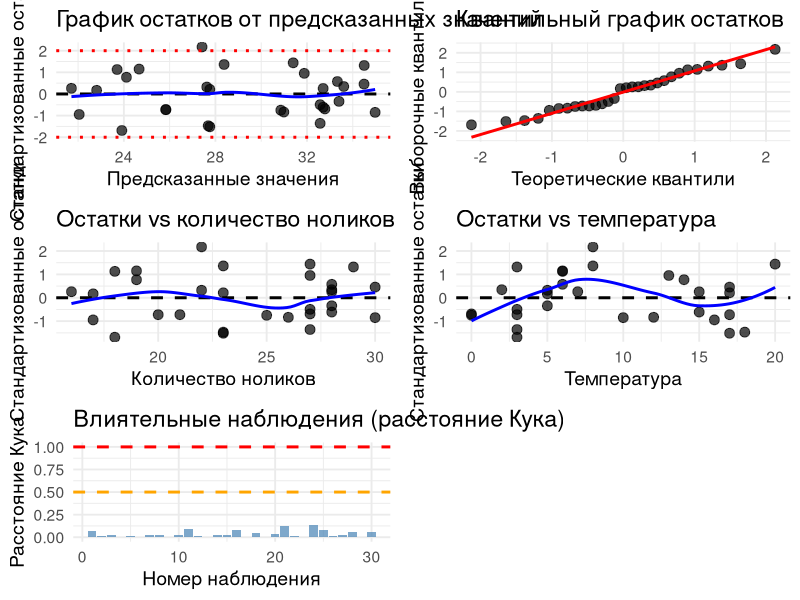
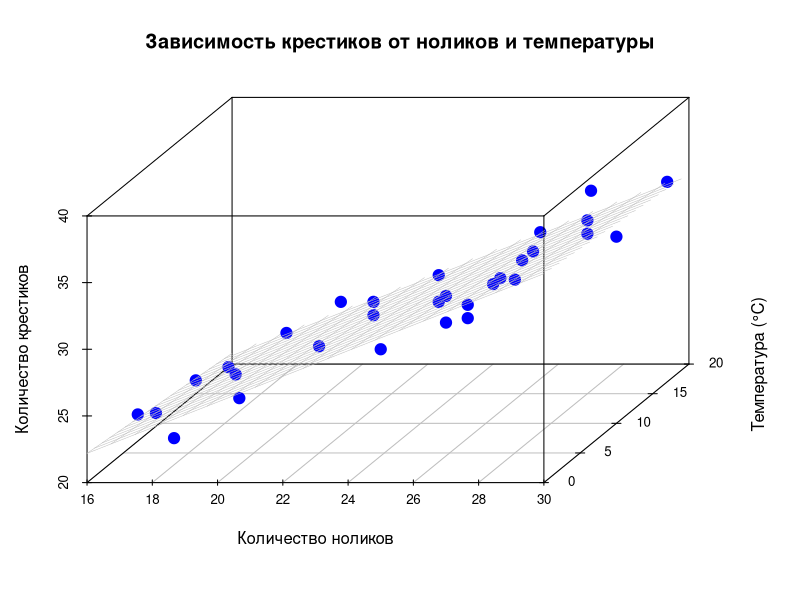
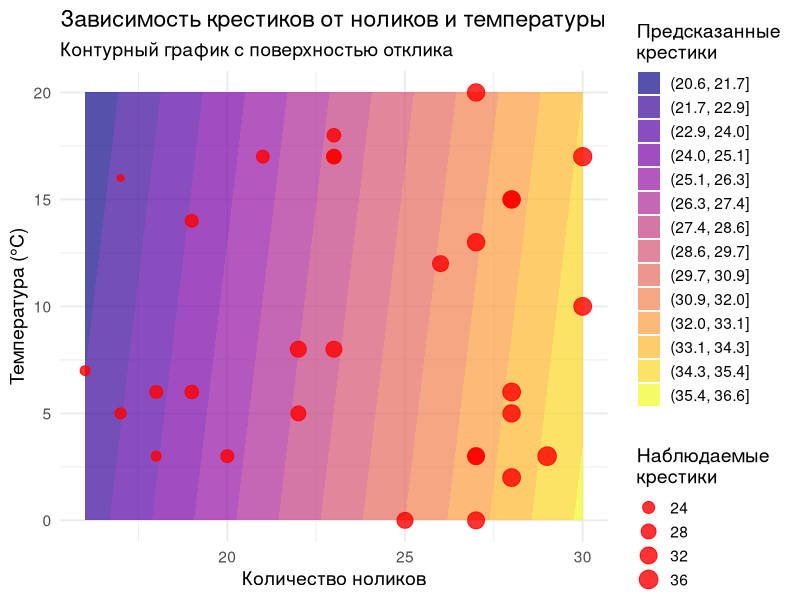
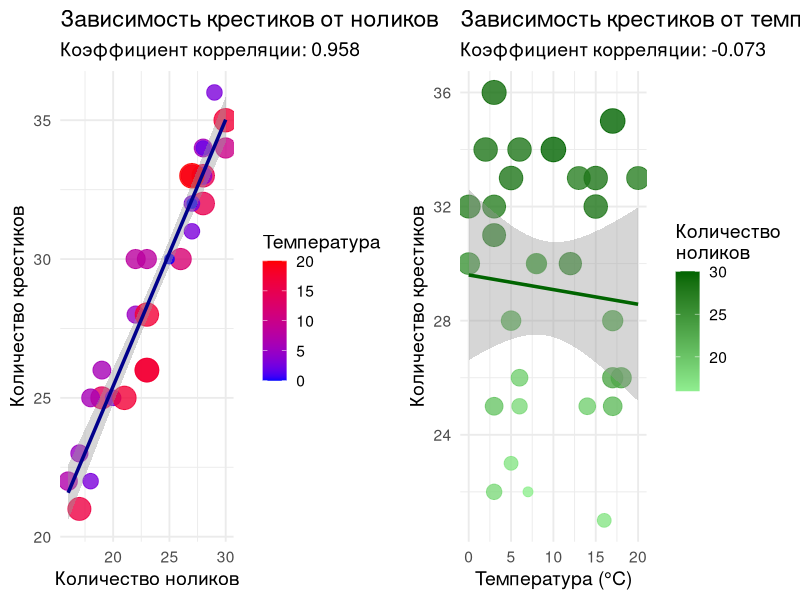
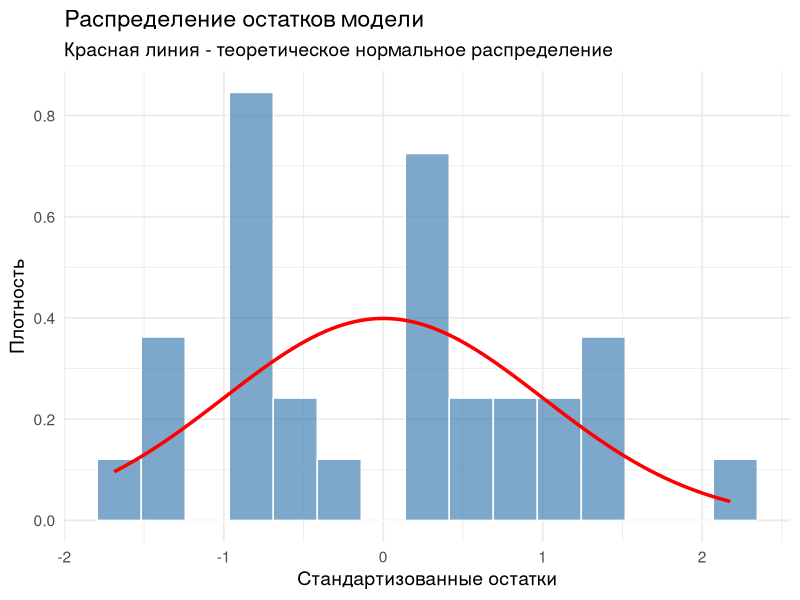

Source code (R) for these figures, in order:
# === ШАГ 1: ОБРАБОТКА ДАННЫХ ===
# Создаем функцию для подсчета крестиков (x) и ноликов (0)
count_symbols <- function(string) {
  x_count <- nchar(gsub("[^x]", "", string))
  zero_count <- nchar(gsub("[^0]", "", string))
  return(c(x_count, zero_count))
}

# Температуры для 30 дней
temperatures <- c(8, 15, 14, 3, 12, 5, 0, 13, 7, 10, 18, 3, 5, 0, 8,
                  17, 15, 6, 5, 6, 20, 6, 2, 3, 3, 17, 17, 16, 17, 3)

# Строки наблюдений (крестики и нолики)
observations <- c(
  "xxxxx0xxxx0x00x000000xx0000xx0xxxxx0x0xx0xx0x0xxxx00",
  "x0x0x0xx000xxxx0x00x000xxx0x0xxx0x0x00x0x0x00x00xxxx0xx0xx00",
  "x00x0xxxxxxx00x0x0x00xxxxx0x00x00xxxx00000xx",
  "x0x00xxxxx000000xx0x0x0000xxxxx0x0x0x00xxx00xx0xx0xxxxx0x00",
  "00xxxx000xxxx0x00000x0000x0xxx0x0xxx0xxx0xxx0xxxxx000x00",
  "xx000xxxxx0000x0x0xxxx0xx0xxx0xx0000xxx0",
  "x0x0000x00xx00x0x0x0xx0xxx0xxx0x0xx000xxxxxx0xx000x0xxxx000",
  "0000xxxx00x00x000x000x0xxx0x00xxxxx00xxxxxxxxxxxx000x00xx0x0",
  "xx00xxx0xxx0x00x0xxxx0000x0xx0xxxx00x0",
  "0xxx0x00xxx00xxx0xx0xx0x0xxx0x0xx0x0xx0000000xx000xxx00x0x0x00xx",
  "xx000000x000xxxxxx0000xx0x00xx0xxxx0xxx0x00xxxx00",
  "0x000xx00xxxx0xxx0xx00xxxx0x000xxx000xx0x0x0x",
  "xx00x000x0xxxx0xx0x00000xx0xxxxx00xx0xxx0x000x0xxx",
  "000x0x0xxx0x0xx0x0x0000xx0xxx0xxx0x000x0xx00xx00xxxxx0x",
  "x00xxx0xx00x0xxxx0xx0xxx0000xx0x0xx0x00x0xx00xx00xxx0",
  "0x0x0xxxx0xx0x00000xx00x000x0x0xx00x0xxxxxx0xx00x",
  "xxx0xx0xxxx000xx0x0x0x0x000x00xx0xx0000x0x0xxxxx000xx0xx000xx",
  "00xxxx00xxxxx0xxxx00x000xx00x00xx00xx0xxxx0",
  "xxxx00x00x000xx0xxxxx0xxxx0xx0x0x000xx00x0xxx0xx0x0000x0xx000",
  "xxx00xxx00xxxx0xx0xx0xxx0xx000x00xxxx00x00x00",
  "x0x0x00x000xxxx0000xxxx0x0xx0x0x00xxx0xx00xx00xxx0xx0xxx00x0",
  "xxx0x0xxxxx00xxx00x00xxx0xx000x0xx0x00x0x00000x0xxx00xxxx0xx00",
  "xxx000x0xxxxx0xx0xx00x00000xxxxx0x000x0xxxx0xxx0000x0000xxx0xx",
  "x0xx0x0x0xxx0xx000xxxxx0x00xxxx00x000x00",
  "xx00x00xxx0xx0x0xx0x0000xxx00xx0xx0000xx0xx00xx0xxxxxxxx000x00x0x",
  "0x0xxx0x0000xxx0xxxxx00x0xx0x0000000xx0x00xxx0xx000xxxx000xxxxx0x",
  "x0x0xxxx00x000000000x0xx00xxx0x0xxx0xxxxx00xxx",
  "0xxxxx0xxx0x000x0xxx00xx000xxxx0x000x0",
  "xxxx0x0x0000xx0xx000xxxxxx0x0xx00xx0000x0xx00xx0xx0",
  "0xxx000x0xxxx00xxxx00xx000x000xx0xx000xx0x0xxxx0000x0x0xxx"
)

# Подсчитываем количество крестиков и ноликов для каждого дня
counts <- t(sapply(observations, count_symbols))

# Создаем датафрейм
migration_data <- data.frame(
  Day = 1:30,
  Temperature = temperatures,
  X_count = counts[, 1],  # Количество крестиков
  Zero_count = counts[, 2]  # Количество ноликов
)

# Добавляем общее количество особей
migration_data$Total <- migration_data$X_count + migration_data$Zero_count

# Просмотр первых строк данных
cat("Первые 6 строк данных:\n")
print(head(migration_data))

# === ШАГ 2: ПОСТРОЕНИЕ ЛИНЕЙНОЙ МОДЕЛИ ===
library(ggplot2)

# Модель: зависимость количества крестиков от ноликов и температуры
model <- lm(X_count ~ Zero_count + Temperature, data = migration_data)

# Вывод результатов модели
cat("\n=== РЕЗУЛЬТАТЫ ЛИНЕЙНОЙ МОДЕЛИ ===\n")
print(summary(model))

# Уравнение модели
cat("\nУравнение модели:\n")
cat("X_count =", round(coef(model)[1], 2), 
    "+", round(coef(model)[2], 2), "* Zero_count",
    ifelse(coef(model)[3] >= 0, "+", ""), round(coef(model)[3], 2), "* Temperature\n")

# Проверка на мультиколлинеарность
library(car)
vif_values <- vif(model)
cat("\nКоэффициенты инфляции дисперсии (VIF):\n")
print(vif_values)

# === ШАГ 3: ДИАГНОСТИКА МОДЕЛИ ===
cat("\n=== ДИАГНОСТИКА МОДЕЛИ ===\n")

# Создаем датафрейм для диагностики
diagnostic_df <- fortify(model)

# 1. График остатков от предсказанных значений
p1 <- ggplot(diagnostic_df, aes(x = .fitted, y = .stdresid)) +
  geom_point(size = 3, alpha = 0.7) +
  geom_hline(yintercept = 0, linetype = "dashed", size = 1) +
  geom_hline(yintercept = c(-2, 2), linetype = "dotted", color = "red", size = 1) +
  geom_smooth(method = "loess", color = "blue", se = FALSE) +
  labs(x = "Предсказанные значения", y = "Стандартизованные остатки",
       title = "График остатков от предсказанных значений") +
  theme_minimal(base_size = 14)

# 2. Квантильный график для проверки нормальности
p2 <- ggplot(diagnostic_df, aes(sample = .stdresid)) +
  stat_qq(size = 3, alpha = 0.7) + 
  stat_qq_line(color = "red", size = 1) +
  labs(title = "Квантильный график остатков",
       x = "Теоретические квантили", y = "Выборочные квантили") +
  theme_minimal(base_size = 14)

# 3. График остатков от количества ноликов
p3 <- ggplot(diagnostic_df, aes(x = migration_data$Zero_count, y = .stdresid)) +
  geom_point(size = 3, alpha = 0.7) +
  geom_hline(yintercept = 0, linetype = "dashed", size = 1) +
  geom_smooth(method = "loess", color = "blue", se = FALSE) +
  labs(x = "Количество ноликов", y = "Стандартизованные остатки",
       title = "Остатки vs количество ноликов") +
  theme_minimal(base_size = 14)

# 4. График остатков от температуры
p4 <- ggplot(diagnostic_df, aes(x = migration_data$Temperature, y = .stdresid)) +
  geom_point(size = 3, alpha = 0.7) +
  geom_hline(yintercept = 0, linetype = "dashed", size = 1) +
  geom_smooth(method = "loess", color = "blue", se = FALSE) +
  labs(x = "Температура", y = "Стандартизованные остатки",
       title = "Остатки vs температура") +
  theme_minimal(base_size = 14)

# 5. Расстояние Кука для выявления влиятельных наблюдений
p5 <- ggplot(diagnostic_df, aes(x = seq_along(.cooksd), y = .cooksd)) +
  geom_bar(stat = "identity", fill = "steelblue", alpha = 0.7) +
  geom_hline(yintercept = 0.5, linetype = "dashed", color = "orange", size = 1) +
  geom_hline(yintercept = 1, linetype = "dashed", color = "red", size = 1) +
  labs(x = "Номер наблюдения", y = "Расстояние Кука",
       title = "Влиятельные наблюдения (расстояние Кука)") +
  theme_minimal(base_size = 14)

# Выводим все графики диагностики
library(gridExtra)
grid.arrange(p1, p2, p3, p4, p5, ncol = 2)

# Формальные тесты
cat("\nФормальные тесты:\n")

# Тест Шапиро-Уилка на нормальность остатков
shapiro_test <- shapiro.test(diagnostic_df$.stdresid)
cat("Тест Шапиро-Уилка на нормальность остатков: W =", 
    round(shapiro_test$statistic, 4), "p =", 
    format.pval(shapiro_test$p.value, digits = 3), "\n")

# Визуальная проверка гомоскедастичности через график остатков
cat("Визуальная проверка гомоскедастичности: см. график остатков от предсказанных значений\n")

# Проверка на автокорреляцию (упрощенная)
# График автокорреляционной функции остатков
acf_residuals <- acf(diagnostic_df$.resid, plot = FALSE)
cat("\nПроверка автокорреляции (ACF):\n")
cat("Лаг 1 ACF:", round(acf_residuals$acf[2], 4), "\n")
cat("Пороговое значение для значимой автокорреляции: ±", round(2/sqrt(nrow(diagnostic_df)), 3), "\n")

# === ШАГ 4: ВИЗУАЛИЗАЦИЯ ЗАВИСИМОСТИ ===
cat("\n=== ВИЗУАЛИЗАЦИЯ ЗАВИСИМОСТИ ===\n")

# 1. Трехмерный график с поверхностью регрессии
library(scatterplot3d)

# Создаем сетку значений для предикторов
zero_range <- seq(min(migration_data$Zero_count), 
                  max(migration_data$Zero_count), length.out = 20)
temp_range <- seq(min(migration_data$Temperature), 
                  max(migration_data$Temperature), length.out = 20)
grid <- expand.grid(Zero_count = zero_range, Temperature = temp_range)
grid$X_pred <- predict(model, newdata = grid)

# Преобразуем для 3D графика
zero_mat <- matrix(grid$Zero_count, nrow = 20)
temp_mat <- matrix(grid$Temperature, nrow = 20)
x_pred_mat <- matrix(grid$X_pred, nrow = 20)

# Создаем 3D график
par(mar = c(5, 4, 4, 2) + 0.1)
s3d <- scatterplot3d(migration_data$Zero_count, migration_data$Temperature, 
                     migration_data$X_count,
                     pch = 19, color = "blue", cex.symbols = 1.5,
                     xlab = "Количество ноликов",
                     ylab = "Температура (°C)",
                     zlab = "Количество крестиков",
                     main = "Зависимость крестиков от ноликов и температуры")

# Добавляем поверхность регрессии
for (i in 1:19) {
  for (j in 1:19) {
    s3d$points3d(c(zero_mat[i, j], zero_mat[i+1, j]), 
                 c(temp_mat[i, j], temp_mat[i+1, j]), 
                 c(x_pred_mat[i, j], x_pred_mat[i+1, j]), 
                 type = "l", col = "gray", lwd = 0.5)
    s3d$points3d(c(zero_mat[i, j], zero_mat[i, j+1]), 
                 c(temp_mat[i, j], temp_mat[i, j+1]), 
                 c(x_pred_mat[i, j], x_pred_mat[i, j+1]), 
                 type = "l", col = "gray", lwd = 0.5)
  }
}

# 2. Контурный график
library(viridis)
p_contour <- ggplot(grid, aes(x = Zero_count, y = Temperature, z = X_pred)) +
  geom_contour_filled(bins = 15, alpha = 0.7) +
  geom_point(data = migration_data, aes(x = Zero_count, y = Temperature, z = NULL, 
                                        size = X_count), 
             color = "red", alpha = 0.8) +
  scale_fill_viridis_d(option = "plasma", name = "Предсказанные\nкрестики") +
  scale_size_continuous(name = "Наблюдаемые\nкрестики", range = c(2, 6)) +
  labs(x = "Количество ноликов", y = "Температура (°C)",
       title = "Зависимость крестиков от ноликов и температуры",
       subtitle = "Контурный график с поверхностью отклика") +
  theme_minimal(base_size = 14) +
  theme(legend.position = "right")

print(p_contour)

# 3. Раздельные графики
# График зависимости от ноликов
p_noliki <- ggplot(migration_data, aes(x = Zero_count, y = X_count)) +
  geom_point(aes(color = Temperature, size = Temperature), alpha = 0.8) +
  geom_smooth(method = "lm", color = "darkblue", se = TRUE, size = 1.2) +
  scale_color_gradient(low = "blue", high = "red", name = "Температура") +
  scale_size_continuous(range = c(3, 8), guide = "none") +
  labs(x = "Количество ноликов", y = "Количество крестиков",
       title = "Зависимость крестиков от ноликов",
       subtitle = paste("Коэффициент корреляции:", 
                        round(cor(migration_data$Zero_count, migration_data$X_count), 3))) +
  theme_minimal(base_size = 14)

# График зависимости от температуры
p_temp <- ggplot(migration_data, aes(x = Temperature, y = X_count)) +
  geom_point(aes(color = Zero_count, size = Zero_count), alpha = 0.8) +
  geom_smooth(method = "lm", color = "darkgreen", se = TRUE, size = 1.2) +
  scale_color_gradient(low = "lightgreen", high = "darkgreen", name = "Количество\nноликов") +
  scale_size_continuous(range = c(3, 8), guide = "none") +
  labs(x = "Температура (°C)", y = "Количество крестиков",
       title = "Зависимость крестиков от температуры",
       subtitle = paste("Коэффициент корреляции:", 
                        round(cor(migration_data$Temperature, migration_data$X_count), 3))) +
  theme_minimal(base_size = 14)

# Выводим оба графика
grid.arrange(p_noliki, p_temp, ncol = 2)

# 4. Гистограмма распределения остатков
p_hist <- ggplot(diagnostic_df, aes(x = .stdresid)) +
  geom_histogram(aes(y = ..density..), bins = 15, 
                 fill = "steelblue", alpha = 0.7, color = "white") +
  stat_function(fun = dnorm, args = list(mean = 0, sd = 1), 
                color = "red", size = 1.2) +
  labs(x = "Стандартизованные остатки", y = "Плотность",
       title = "Распределение остатков модели",
       subtitle = "Красная линия - теоретическое нормальное распределение") +
  theme_minimal(base_size = 14)

print(p_hist)

# === ШАГ 5: ИНТЕРПРЕТАЦИЯ И ВЫВОДЫ ===
cat("\n=== ИНТЕРПРЕТАЦИЯ РЕЗУЛЬТАТОВ ===\n")

# Основные статистики модели
rsquared <- summary(model)$r.squared
adj_rsquared <- summary(model)$adj.r.squared
f_statistic <- summary(model)$fstatistic[1]
f_pvalue <- pf(summary(model)$fstatistic[1], 
               summary(model)$fstatistic[2], 
               summary(model)$fstatistic[3], lower.tail = FALSE)

cat("1. Качество модели:\n")
cat("   - R² =", round(rsquared, 4), "(", round(rsquared * 100, 1), "% вариации объяснено)\n")
cat("   - Скорректированный R² =", round(adj_rsquared, 4), "\n")
cat("   - F-статистика =", round(f_statistic, 2), 
    "p =", format.pval(f_pvalue, digits = 3), "\n\n")

cat("2. Коэффициенты модели:\n")
coef_table <- summary(model)$coefficients
for (i in 1:nrow(coef_table)) {
  coef_name <- rownames(coef_table)[i]
  estimate <- coef_table[i, 1]
  se <- coef_table[i, 2]
  t_value <- coef_table[i, 3]
  p_value <- coef_table[i, 4]
  
  significance <- ifelse(p_value < 0.001, "***",
                         ifelse(p_value < 0.01, "**",
                                ifelse(p_value < 0.05, "*",
                                       ifelse(p_value < 0.1, ".", ""))))
  
  cat("   -", coef_name, ":", round(estimate, 4), 
      "(SE =", round(se, 4), ", t =", round(t_value, 3), 
      ", p =", format.pval(p_value, digits = 3), ")", significance, "\n")
}

cat("\n3. Интерпретация коэффициентов:\n")
cat("   - Intercept: при отсутствии ноликов и при температуре 0°C ожидается", 
    round(coef_table[1, 1], 2), "крестиков\n")
cat("   - Zero_count: при увеличении количества ноликов на 1, количество крестиков", 
    ifelse(coef_table[2, 1] >= 0, "увеличивается", "уменьшается"), 
    "на", round(abs(coef_table[2, 1]), 3), "\n")
cat("   - Temperature: при увеличении температуры на 1°C, количество крестиков", 
    ifelse(coef_table[3, 1] >= 0, "увеличивается", "уменьшается"), 
    "на", round(abs(coef_table[3, 1]), 3), "\n\n")

cat("4. Проверка условий применимости:\n")
cat("   - Линейность: графики остатков vs предикторов не показывают явных нелинейных паттернов\n")
cat("   - Нормальность остатков: тест Шапиро-Уилка p =", 
    format.pval(shapiro_test$p.value, digits = 3), 
    ifelse(shapiro_test$p.value > 0.05, "(✓ нормальность не отвергается)", 
           "(⚠ возможно отклонение от нормальности)"), "\n")
cat("   - Гомоскедастичность: визуальная оценка по графику остатков (см. график 1)\n")
cat("   - Отсутствие автокорреляции: ACF для лага 1 =", round(acf_residuals$acf[2], 4),
    ifelse(abs(acf_residuals$acf[2]) < 2/sqrt(nrow(diagnostic_df)), 
           "(✓ нет значимой автокорреляции)", "(⚠ возможна автокорреляция)"), "\n")
cat("   - Мультиколлинеарность: VIF для Zero_count =", round(vif_values[1], 2),
    ", для Temperature =", round(vif_values[2], 2), 
    ifelse(all(vif_values < 5), "(✓ нет мультиколлинеарности)", 
           "(⚠ возможна мультиколлинеарность)"), "\n\n")

cat("5. Выводы:\n")
if (coef_table[2, 4] < 0.05) {
  cat("   - Существует статистически значимая связь между количеством крестиков и ноликов (p =", 
      format.pval(coef_table[2, 4], digits = 3), ")\n")
} else {
  cat("   - Связь между количеством крестиков и ноликов не является статистически значимой (p =", 
      format.pval(coef_table[2, 4], digits = 3), ")\n")
}

if (coef_table[3, 4] < 0.05) {
  cat("   - Существует статистически значимая связь между количеством крестиков и температурой (p =", 
      format.pval(coef_table[3, 4], digits = 3), ")\n")
} else {
  cat("   - Связь между количеством крестиков и температурой не является статистически значимой (p =", 
      format.pval(coef_table[3, 4], digits = 3), ")\n")
}

cat("\n   Модель объясняет", round(rsquared * 100, 1), 
    "% вариации количества крестиков.\n")

# Сохраняем данные и модель в файлы
write.csv(migration_data, "migration_data.csv", row.names = FALSE)
saveRDS(model, "linear_model.rds")

cat("\nДанные сохранены в 'migration_data.csv', модель сохранена в 'linear_model.rds'\n")
